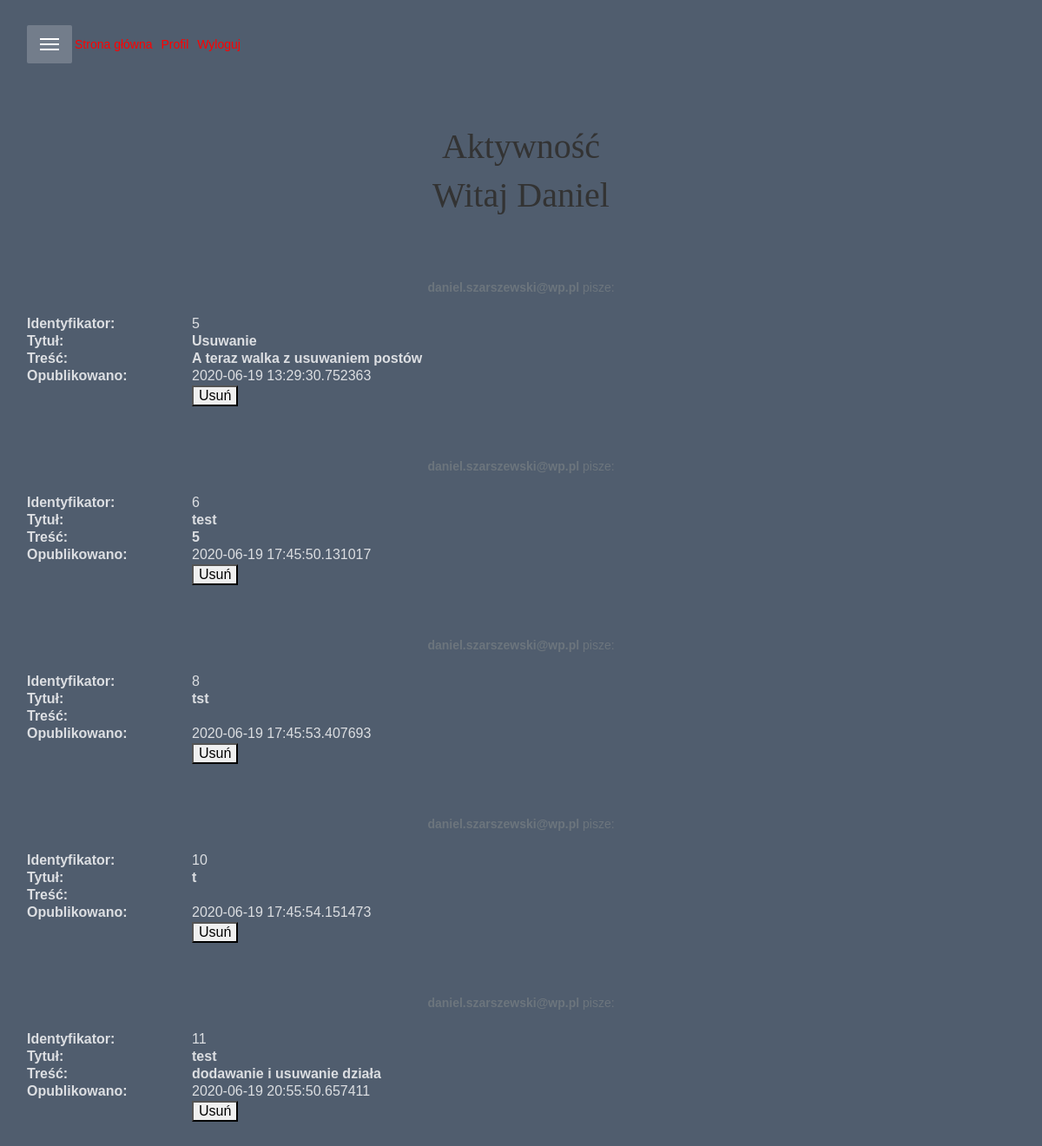
The app's page /profile (signed in) with its own data.
### models.py (models this page shows)
class User(UserMixin, db.Model):
    id = db.Column(db.Integer, primary_key=True) #Klucz główny
    email = db.Column(db.String(100), unique=True)
    password = db.Column(db.String(100))
    name = db.Column(db.String(1000))

class Post(db.Model):
	id = db.Column(db.Integer, primary_key=True)
	title = db.Column(db.String(40), nullable=False)
	body = db.Column(db.Text, nullable=False)
	pub_date = db.Column(db.DateTime, nullable=False, default=datetime.utcnow)
	osoba = db.Column(db.String(30))

### auth.py (the view)
@login_required
@auth.route('/profile')
def list_1():
	szukaj = current_user.email
	rekordy = Post.query.filter_by(osoba=current_user.email).all()
	return render_template("profile.html", name=current_user.name, rekordy = rekordy, test="test", tytul="Aktywność")

### __init__.py (called while the page is built)
def create_app():
	app = Flask(__name__)
	app.config['SECRET_KEY'] = '9OLWxND4o83j4K4iuopO'
	app.config['SQLALCHEMY_DATABASE_URI'] = 'sqlite:///db.sqlite'
	db.init_app(app)
	login_manager = LoginManager()
	login_manager.login_view = 'auth.login'
	login_manager.init_app(app)
	from .models import User
	@login_manager.user_loader
	def load_user(user_id):
		return User.query.get(int(user_id))
	from .auth import auth as auth_blueprint
	app.register_blueprint(auth_blueprint)
	from .main import main as main_blueprint
	app.register_blueprint(main_blueprint)
	return app

### templates/profile.html
﻿{% extends "base.html" %}
{% block content %}
 {% for rekord in rekordy %}
 <div class="align-center">
 <b>{{rekord["osoba"]}}</b> pisze:
 <br><br>
 <table border = 5>
 <tr><th>Identyfikator: </th><td colspan=5>{{rekord["id"]}}</td></tr>
 <tr><th>Tytuł: </td><th colspan=5>{{rekord["title"]}}</td></tr>
 <tr><th>Treść: </td><th colspan=5>{{rekord["body"]}}</td></tr>
 <tr><th>Opublikowano: </th><td colspan=5>{{rekord["pub_date"]}}</td></tr>
<tr>
<td>
</td>
<td colspan=5>
<form method="POST" action="/profile">
                    <button name="id" value={{rekord["id"]}}>Usuń</button>
</form>
</td>
 </tr>
 </table>
 </div>
<br><br>
 {% endfor %}
{% endblock %}

### templates/base.html (shortened to what this page needs)
﻿<!DOCTYPE html>
<html>
<head>
  <link rel="stylesheet" href="https://stackpath.bootstrapcdn.com/bootstrap/4.1.1/css/bootstrap.min.css">
</head>
<body>
<div class="container-fluid">
 <nav class="navbar navbar-expand-sm navbar-info bg-transparent text-dark col-sm-12 navbar-fixed-top">
  		<div class="dropdown bg-transparent text-dark">
			<button type="button" class="navbar-toggle" data-toggle="dropdown"><span class="icon-bar"></span> <span class="icon-bar"></span> <span class="icon-bar"></span> </button>
		</div>
		<div class="navbar-end">
    <a href="{{ url_for('main.index') }}" class="navbar-item">
    </a>
    {% if current_user.is_authenticated %}
    <a href="{{ url_for('main.profile') }}" class="navbar-item">
    </a>
    {% endif %}
    {% if current_user.is_authenticated %}
    <a href="{{ url_for('auth.logout') }}" class="navbar-item">
    </a>
    {% endif %}
	</div>
</nav>
<div class="jumbotron bg-transparent text-secondary col-sm-12" style="margin-bottom:0">
			<h1 align="center">{{tytul}}</h1>
			<h1 align="center">Witaj {{name}}</h1>
</div>
<div>
<center>
    <div class="bg-transparent text-secondary col-sm-12">
               {% block content %}
               {% endblock %}
       </div>
    </div>
</div>
</body>
</html>

### templates/base.html (style rules this page uses)
html { background:#505D6E url(https://cdn.pixabay.com/photo/2014/08/01/00/08/pier-407252_960_720.jpg) no-repeat center center fixed; color:black; min-height:100%; -webkit-background-size: cover; -moz-background-size: cover; -o-background-size: cover; background-size: cover; }
body { background:transparent; min-height:100%; -webkit-font-smoothing: antialiased; -webkit-overflow-scrolling: touch; line-height: 1.5em; font-size:14px; font-family: Helvetica, Arial, sans-serif; color:black; color:rgba(255,255,255,.8); font-weight: normal; }
.navbar-toggle { position:relative; float:left; display:block; padding: 15px 15px; background: rgba(255, 255, 255, 0.2); background-image: none; border: 0 none; top:0px; -webkit-border-radius: 2px; -moz-border-radius: 2px; border-radius: 2px; outline: 0; opacity: 1; -webkit-transition: all .45s; -moz-transition: all .45s; transition: all .45s; float: left; }
.navbar-toggle .icon-bar { display: block; width: 22px; height: 2px; background: white; color:red; }
.navbar-toggle .icon-bar + .icon-bar { margin-top: 4px; }
a:link { color:Red; }
a { color:#fff; text-decoration: none; padding:3px; }
table { table-layout:fixed; width:100%; }
table, th, td { align:center; border:0; }
button { border-radius: 0; }
input, button, select, optgroup, textarea { margin: 0; font-family: inherit; font-size: inherit; line-height: inherit; }
button, input { overflow: visible; }
button, select { text-transform: none; }
button, [type=button], [type=reset], [type=submit] { -webkit-appearance: button; }
button:not(:disabled), [type=button]:not(:disabled), [type=reset]:not(:disabled), [type=submit]:not(:disabled) { cursor: pointer; }
h1, h2, h3, h4, h5, h6 { font-family: "Raleway"; font-weight: 300; color: #333; }

### records on screen
User: name "Daniel"
Post: osoba "daniel.szarszewski@wp.pl", id "5", title "Usuwanie", body "A teraz walka z usuwaniem postów", pub_date "2020-06-19 13:29:30.752363"
Post: osoba "daniel.szarszewski@wp.pl", id "6", title "test", body "5", pub_date "2020-06-19 17:45:50.131017"
Post: osoba "daniel.szarszewski@wp.pl", id "8", title "tst", pub_date "2020-06-19 17:45:53.407693"
Post: osoba "daniel.szarszewski@wp.pl", id "10", title "t", pub_date "2020-06-19 17:45:54.151473"
Post: osoba "daniel.szarszewski@wp.pl", id "11", title "test", body "dodawanie i usuwanie działa", pub_date "2020-06-19 20:55:50.657411"

### other values on screen
{{ tytul }} "Aktywność"
